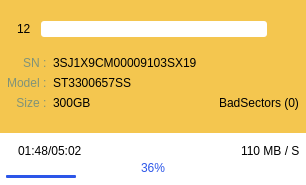
<?xml version="1.0" encoding="UTF-8"?>
<ui version="4.0">
 <class>PanelWidget</class>
 <widget class="QWidget" name="PanelWidget">
  <property name="geometry">
   <rect>
    <x>0</x>
    <y>0</y>
    <width>306</width>
    <height>185</height>
   </rect>
  </property>
  <property name="windowTitle">
   <string>PanelWidget</string>
  </property>
  <property name="styleSheet">
   <string notr="true">#widget_info {
	background-color: #f4c64f;
}

#widget_status {
	background-color: #ffffff;
}

#label_1, #label_2, #label_3 {
	color: #809379;
}

#label_progress {
	color: #2c56e8;
}

QProgressBar {
	background-color: rgba(255, 255, 255, 0);
	border: none;
}

QProgressBar::chunk {
	background-color: #2c56e8;
	border-radius: 1px;
}
</string>
  </property>
  <layout class="QHBoxLayout" name="horizontalLayout_6">
   <property name="spacing">
    <number>0</number>
   </property>
   <property name="leftMargin">
    <number>0</number>
   </property>
   <property name="topMargin">
    <number>0</number>
   </property>
   <property name="rightMargin">
    <number>0</number>
   </property>
   <property name="bottomMargin">
    <number>0</number>
   </property>
   <item>
    <layout class="QVBoxLayout" name="verticalLayout" stretch="0,0">
     <property name="spacing">
      <number>0</number>
     </property>
     <property name="leftMargin">
      <number>0</number>
     </property>
     <property name="rightMargin">
      <number>0</number>
     </property>
     <item>
      <widget class="QWidget" name="widget_info" native="true">
       <layout class="QHBoxLayout" name="horizontalLayout_8">
        <property name="spacing">
         <number>0</number>
        </property>
        <property name="leftMargin">
         <number>0</number>
        </property>
        <property name="topMargin">
         <number>0</number>
        </property>
        <property name="rightMargin">
         <number>0</number>
        </property>
        <property name="bottomMargin">
         <number>0</number>
        </property>
        <item>
         <layout class="QVBoxLayout" name="verticalLayout_4" stretch="0,1,0">
          <property name="leftMargin">
           <number>2</number>
          </property>
          <property name="topMargin">
           <number>5</number>
          </property>
          <property name="rightMargin">
           <number>2</number>
          </property>
          <property name="bottomMargin">
           <number>0</number>
          </property>
          <item>
           <layout class="QHBoxLayout" name="horizontalLayout_2" stretch="0,0,3,0,0">
            <property name="leftMargin">
             <number>15</number>
            </property>
            <property name="rightMargin">
             <number>0</number>
            </property>
            <item>
             <widget class="QLabel" name="label_number">
              <property name="minimumSize">
               <size>
                <width>0</width>
                <height>0</height>
               </size>
              </property>
              <property name="maximumSize">
               <size>
                <width>16777215</width>
                <height>50</height>
               </size>
              </property>
              <property name="text">
               <string>12</string>
              </property>
              <property name="scaledContents">
               <bool>false</bool>
              </property>
             </widget>
            </item>
            <item>
             <spacer name="horizontalSpacer_6">
              <property name="orientation">
               <enum>Qt::Horizontal</enum>
              </property>
              <property name="sizeType">
               <enum>QSizePolicy::Fixed</enum>
              </property>
              <property name="sizeHint" stdset="0">
               <size>
                <width>10</width>
                <height>20</height>
               </size>
              </property>
             </spacer>
            </item>
            <item>
             <widget class="QComboBox" name="comboBox">
              <property name="styleSheet">
               <string notr="true">QComboBox {  
     border: 0px solid rgba(204, 204, 204, 1);
     border-radius: 3px;
     border-width: 0px; border-style:outset;
     padding-left: 0px;
     outline:0px;
     combobox-popup: 0;
     color: rgba(0, 0, 0, 1);
}

QComboBox QAbstractItemView {
    outline: 0px solid red;
    border: 0px solid yellow;
    color: rgba(0, 0, 0, 1);
    padding-left: 0px;
    background-color: rgba(255, 255, 255, 1);
    selection-color: rgba(255, 255, 255, 1);
    selection-background-color: rgba(144, 1, 255, 1);
}

QComboBox::drop-down {
    subcontrol-origin: padding;
    subcontrol-position: top right;
    width: 35px;
    border-left-width: 0px;
    border-left-color: gray;
    border-left-style: solid;
    border-top-right-radius: 3px;
    border-bottom-right-radius: 3px;
    background:transparent;
}

QComboBox::down-arrow {
	image: url(:/images/MoreButton_Gray.svg);
	background: transparent;
}

QComboBox::down-arrow:on {
	image: url(:/images/LessButton_Gray.svg);
	background: transparent;
}

QComboBox QScrollBar::vertical{
    width:10px;
    background: rgba(255, 255, 255, 1);
    border:none;
    border-radius:1px;
}

QComboBox QScrollBar::handle::vertical{
    border-radius:1px;
    width: 10px;
    background: rgba(87, 0, 156, 1);
}

QComboBox QScrollBar::add-line::vertical{
    border:none;
}

QComboBox QScrollBar::sub-line::vertical{
    border:none;
}

#widget_info {
    background-color: rgba(244, 198, 79, 1);
}

#widget_status {
    background-color: #ffffff;
}

#label_1, #label_2, #label_3 {
	color: #809379;
}

#label_progress {
	color: #2c56e8;
}

QProgressBar {
	background-color: rgba(255, 255, 255, 0);
	border: none;
}

QProgressBar::chunk {
	background-color: #2c56e8;
	border-radius: 1px;
}
</string>
              </property>
             </widget>
            </item>
            <item>
             <spacer name="horizontalSpacer_5">
              <property name="orientation">
               <enum>Qt::Horizontal</enum>
              </property>
              <property name="sizeType">
               <enum>QSizePolicy::Fixed</enum>
              </property>
              <property name="sizeHint" stdset="0">
               <size>
                <width>5</width>
                <height>20</height>
               </size>
              </property>
             </spacer>
            </item>
            <item>
             <widget class="QPushButton" name="pushButton">
              <property name="styleSheet">
               <string notr="true">border: none;</string>
              </property>
              <property name="icon">
               <iconset resource="resource.qrc">
                <normaloff>:/images/StopTask_White.svg</normaloff>:/images/StopTask_White.svg</iconset>
              </property>
              <property name="flat">
               <bool>true</bool>
              </property>
             </widget>
            </item>
           </layout>
          </item>
          <item>
           <layout class="QHBoxLayout" name="horizontalLayout_3" stretch="0,1">
            <property name="leftMargin">
             <number>5</number>
            </property>
            <property name="rightMargin">
             <number>5</number>
            </property>
            <property name="bottomMargin">
             <number>0</number>
            </property>
            <item>
             <layout class="QVBoxLayout" name="verticalLayout_2">
              <property name="spacing">
               <number>0</number>
              </property>
              <item>
               <widget class="QLabel" name="label_1">
                <property name="maximumSize">
                 <size>
                  <width>16777215</width>
                  <height>20</height>
                 </size>
                </property>
                <property name="text">
                 <string>SN :  </string>
                </property>
                <property name="alignment">
                 <set>Qt::AlignRight|Qt::AlignTrailing|Qt::AlignVCenter</set>
                </property>
               </widget>
              </item>
              <item>
               <widget class="QLabel" name="label_2">
                <property name="maximumSize">
                 <size>
                  <width>16777215</width>
                  <height>20</height>
                 </size>
                </property>
                <property name="text">
                 <string>Model :  </string>
                </property>
                <property name="alignment">
                 <set>Qt::AlignRight|Qt::AlignTrailing|Qt::AlignVCenter</set>
                </property>
               </widget>
              </item>
              <item>
               <widget class="QLabel" name="label_3">
                <property name="maximumSize">
                 <size>
                  <width>16777215</width>
                  <height>20</height>
                 </size>
                </property>
                <property name="text">
                 <string>Size :  </string>
                </property>
                <property name="alignment">
                 <set>Qt::AlignRight|Qt::AlignTrailing|Qt::AlignVCenter</set>
                </property>
               </widget>
              </item>
             </layout>
            </item>
            <item>
             <layout class="QVBoxLayout" name="verticalLayout_3">
              <property name="spacing">
               <number>0</number>
              </property>
              <item>
               <widget class="QLabel" name="label_sn">
                <property name="maximumSize">
                 <size>
                  <width>16777215</width>
                  <height>20</height>
                 </size>
                </property>
                <property name="text">
                 <string>3SJ1X9CM00009103SX19</string>
                </property>
               </widget>
              </item>
              <item>
               <widget class="QLabel" name="label_model">
                <property name="maximumSize">
                 <size>
                  <width>16777215</width>
                  <height>20</height>
                 </size>
                </property>
                <property name="text">
                 <string>ST3300657SS</string>
                </property>
               </widget>
              </item>
              <item>
               <layout class="QHBoxLayout" name="horizontalLayout">
                <property name="spacing">
                 <number>0</number>
                </property>
                <item>
                 <widget class="QLabel" name="label_size">
                  <property name="maximumSize">
                   <size>
                    <width>16777215</width>
                    <height>20</height>
                   </size>
                  </property>
                  <property name="text">
                   <string>300GB</string>
                  </property>
                 </widget>
                </item>
                <item>
                 <spacer name="horizontalSpacer_4">
                  <property name="orientation">
                   <enum>Qt::Horizontal</enum>
                  </property>
                  <property name="sizeHint" stdset="0">
                   <size>
                    <width>40</width>
                    <height>20</height>
                   </size>
                  </property>
                 </spacer>
                </item>
                <item>
                 <widget class="QLabel" name="label_badsectors">
                  <property name="maximumSize">
                   <size>
                    <width>16777215</width>
                    <height>20</height>
                   </size>
                  </property>
                  <property name="text">
                   <string>BadSectors (0)</string>
                  </property>
                 </widget>
                </item>
               </layout>
              </item>
             </layout>
            </item>
           </layout>
          </item>
          <item>
           <spacer name="verticalSpacer">
            <property name="orientation">
             <enum>Qt::Vertical</enum>
            </property>
            <property name="sizeType">
             <enum>QSizePolicy::Fixed</enum>
            </property>
            <property name="sizeHint" stdset="0">
             <size>
              <width>20</width>
              <height>5</height>
             </size>
            </property>
           </spacer>
          </item>
         </layout>
        </item>
       </layout>
      </widget>
     </item>
     <item>
      <widget class="QWidget" name="widget_status" native="true">
       <layout class="QHBoxLayout" name="horizontalLayout_7">
        <property name="spacing">
         <number>0</number>
        </property>
        <property name="leftMargin">
         <number>0</number>
        </property>
        <property name="topMargin">
         <number>0</number>
        </property>
        <property name="rightMargin">
         <number>0</number>
        </property>
        <property name="bottomMargin">
         <number>5</number>
        </property>
        <item>
         <layout class="QVBoxLayout" name="verticalLayout_5">
          <property name="spacing">
           <number>0</number>
          </property>
          <property name="leftMargin">
           <number>6</number>
          </property>
          <property name="topMargin">
           <number>0</number>
          </property>
          <property name="rightMargin">
           <number>6</number>
          </property>
          <property name="bottomMargin">
           <number>2</number>
          </property>
          <item>
           <spacer name="verticalSpacer_2">
            <property name="orientation">
             <enum>Qt::Vertical</enum>
            </property>
            <property name="sizeType">
             <enum>QSizePolicy::Fixed</enum>
            </property>
            <property name="sizeHint" stdset="0">
             <size>
              <width>20</width>
              <height>8</height>
             </size>
            </property>
           </spacer>
          </item>
          <item>
           <layout class="QHBoxLayout" name="horizontalLayout_4">
            <property name="topMargin">
             <number>0</number>
            </property>
            <item>
             <widget class="QLabel" name="label_icon_l">
              <property name="text">
               <string/>
              </property>
              <property name="pixmap">
               <pixmap resource="resource.qrc">:/images/Datetime.svg</pixmap>
              </property>
              <property name="scaledContents">
               <bool>false</bool>
              </property>
             </widget>
            </item>
            <item>
             <spacer name="horizontalSpacer_7">
              <property name="orientation">
               <enum>Qt::Horizontal</enum>
              </property>
              <property name="sizeType">
               <enum>QSizePolicy::Fixed</enum>
              </property>
              <property name="sizeHint" stdset="0">
               <size>
                <width>5</width>
                <height>20</height>
               </size>
              </property>
             </spacer>
            </item>
            <item>
             <widget class="QLabel" name="label_status_l">
              <property name="text">
               <string>01:48/05:02</string>
              </property>
             </widget>
            </item>
            <item>
             <spacer name="horizontalSpacer">
              <property name="orientation">
               <enum>Qt::Horizontal</enum>
              </property>
              <property name="sizeHint" stdset="0">
               <size>
                <width>40</width>
                <height>10</height>
               </size>
              </property>
             </spacer>
            </item>
            <item>
             <widget class="QLabel" name="label_icon_r">
              <property name="text">
               <string/>
              </property>
              <property name="pixmap">
               <pixmap resource="resource.qrc">:/images/Speed.svg</pixmap>
              </property>
              <property name="scaledContents">
               <bool>false</bool>
              </property>
             </widget>
            </item>
            <item>
             <spacer name="horizontalSpacer_8">
              <property name="orientation">
               <enum>Qt::Horizontal</enum>
              </property>
              <property name="sizeType">
               <enum>QSizePolicy::Fixed</enum>
              </property>
              <property name="sizeHint" stdset="0">
               <size>
                <width>5</width>
                <height>20</height>
               </size>
              </property>
             </spacer>
            </item>
            <item>
             <widget class="QLabel" name="label_status_r">
              <property name="text">
               <string>110 MB / S</string>
              </property>
             </widget>
            </item>
           </layout>
          </item>
          <item>
           <layout class="QHBoxLayout" name="horizontalLayout_5">
            <item>
             <spacer name="horizontalSpacer_2">
              <property name="orientation">
               <enum>Qt::Horizontal</enum>
              </property>
              <property name="sizeHint" stdset="0">
               <size>
                <width>40</width>
                <height>10</height>
               </size>
              </property>
             </spacer>
            </item>
            <item>
             <widget class="QLabel" name="label_progress">
              <property name="text">
               <string>36%</string>
              </property>
             </widget>
            </item>
            <item>
             <spacer name="horizontalSpacer_3">
              <property name="orientation">
               <enum>Qt::Horizontal</enum>
              </property>
              <property name="sizeHint" stdset="0">
               <size>
                <width>40</width>
                <height>10</height>
               </size>
              </property>
             </spacer>
            </item>
           </layout>
          </item>
          <item>
           <widget class="QProgressBar" name="progressBar">
            <property name="minimumSize">
             <size>
              <width>0</width>
              <height>3</height>
             </size>
            </property>
            <property name="maximumSize">
             <size>
              <width>16777215</width>
              <height>3</height>
             </size>
            </property>
            <property name="value">
             <number>24</number>
            </property>
            <property name="textVisible">
             <bool>false</bool>
            </property>
            <property name="orientation">
             <enum>Qt::Horizontal</enum>
            </property>
            <property name="textDirection">
             <enum>QProgressBar::TopToBottom</enum>
            </property>
           </widget>
          </item>
         </layout>
        </item>
       </layout>
      </widget>
     </item>
    </layout>
   </item>
  </layout>
 </widget>
 <resources>
  <include location="resource.qrc"/>
 </resources>
 <connections/>
</ui>
